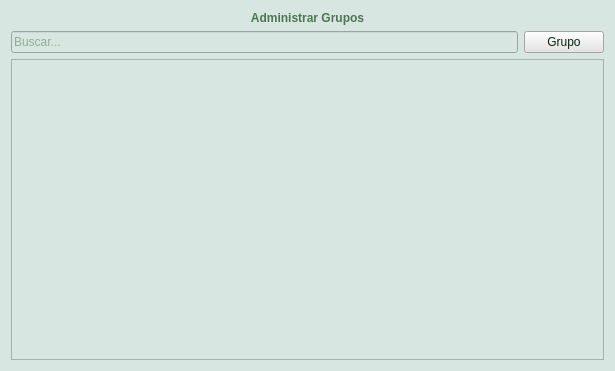
<?xml version="1.0" encoding="UTF-8"?>
<ui version="4.0">
 <class>ManageContactGroups</class>
 <widget class="QWidget" name="ManageContactGroups">
  <property name="geometry">
   <rect>
    <x>0</x>
    <y>0</y>
    <width>615</width>
    <height>371</height>
   </rect>
  </property>
  <property name="windowTitle">
   <string>Administrar Grupos</string>
  </property>
  <property name="styleSheet">
   <string notr="true">color:rgb(76, 118, 82);
background-color:rgb(216, 230, 225);</string>
  </property>
  <layout class="QGridLayout" name="manageContactGroupsLayout">
   <item row="1" column="0">
    <widget class="QLineEdit" name="searchContact">
     <property name="placeholderText">
      <string>Buscar...</string>
     </property>
    </widget>
   </item>
   <item row="1" column="1">
    <widget class="QPushButton" name="addContactGroup">
     <property name="styleSheet">
      <string notr="true">color: rgb(11, 35, 21);
background-color: rgb(229, 229, 229);</string>
     </property>
     <property name="text">
      <string>Grupo</string>
     </property>
     <property name="icon">
      <iconset resource="resources.qrc">
       <normaloff>:/images/add.png</normaloff>:/images/add.png</iconset>
     </property>
    </widget>
   </item>
   <item row="2" column="0" colspan="2">
    <widget class="QTreeView" name="contactGroupsTreeView"/>
   </item>
   <item row="0" column="0" colspan="2">
    <widget class="QLabel" name="titleLabel">
     <property name="styleSheet">
      <string notr="true">font: bold;</string>
     </property>
     <property name="text">
      <string>Administrar Grupos</string>
     </property>
     <property name="scaledContents">
      <bool>true</bool>
     </property>
     <property name="alignment">
      <set>Qt::AlignCenter</set>
     </property>
     <property name="wordWrap">
      <bool>true</bool>
     </property>
    </widget>
   </item>
  </layout>
 </widget>
 <resources>
  <include location="resources.qrc"/>
 </resources>
 <connections/>
</ui>
